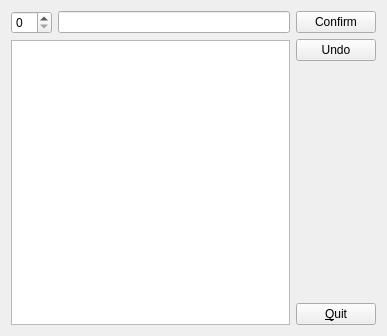
<?xml version="1.0" encoding="UTF-8"?>
<ui version="4.0">
 <class>MyForm</class>
 <widget class="QWidget" name="MyForm">
  <property name="geometry">
   <rect>
    <x>0</x>
    <y>0</y>
    <width>387</width>
    <height>336</height>
   </rect>
  </property>
  <property name="windowTitle">
   <string>Form</string>
  </property>
  <layout class="QHBoxLayout" name="horizontalLayout_2">
   <item>
    <layout class="QVBoxLayout" name="verticalLayout">
     <item>
      <layout class="QHBoxLayout" name="horizontalLayout">
       <item>
        <widget class="QSpinBox" name="spinBox"/>
       </item>
       <item>
        <widget class="QLineEdit" name="lineEdit"/>
       </item>
      </layout>
     </item>
     <item>
      <widget class="MyQTextEdit" name="textEdit"/>
     </item>
    </layout>
   </item>
   <item>
    <layout class="QVBoxLayout" name="verticalLayout_2">
     <item>
      <widget class="QPushButton" name="pushButton">
       <property name="text">
        <string>Confirm</string>
       </property>
      </widget>
     </item>
     <item>
      <widget class="QPushButton" name="pushButton_2">
       <property name="text">
        <string>Undo</string>
       </property>
      </widget>
     </item>
     <item>
      <spacer name="verticalSpacer">
       <property name="orientation">
        <enum>Qt::Vertical</enum>
       </property>
       <property name="sizeHint" stdset="0">
        <size>
         <width>20</width>
         <height>40</height>
        </size>
       </property>
      </spacer>
     </item>
     <item>
      <widget class="QPushButton" name="pushButton_3">
       <property name="text">
        <string>&amp;Quit</string>
       </property>
      </widget>
     </item>
    </layout>
   </item>
  </layout>
 </widget>
 <customwidgets>
  <customwidget>
   <class>MyQTextEdit</class>
   <extends>QTextEdit</extends>
   <header>MyQTextEdit.h</header>
   <slots>
    <slot>setQuantity(int)</slot>
    <slot>setName(QString)</slot>
    <slot>addItem()</slot>
   </slots>
  </customwidget>
 </customwidgets>
 <resources/>
 <connections>
  <connection>
   <sender>spinBox</sender>
   <signal>valueChanged(int)</signal>
   <receiver>textEdit</receiver>
   <slot>setQuantity(int)</slot>
   <hints>
    <hint type="sourcelabel">
     <x>36</x>
     <y>16</y>
    </hint>
    <hint type="destinationlabel">
     <x>31</x>
     <y>112</y>
    </hint>
   </hints>
  </connection>
  <connection>
   <sender>lineEdit</sender>
   <signal>textChanged(QString)</signal>
   <receiver>textEdit</receiver>
   <slot>setName(QString)</slot>
   <hints>
    <hint type="sourcelabel">
     <x>159</x>
     <y>18</y>
    </hint>
    <hint type="destinationlabel">
     <x>162</x>
     <y>80</y>
    </hint>
   </hints>
  </connection>
  <connection>
   <sender>pushButton_3</sender>
   <signal>clicked()</signal>
   <receiver>MyForm</receiver>
   <slot>close()</slot>
   <hints>
    <hint type="sourcelabel">
     <x>362</x>
     <y>315</y>
    </hint>
    <hint type="destinationlabel">
     <x>383</x>
     <y>289</y>
    </hint>
   </hints>
  </connection>
  <connection>
   <sender>pushButton</sender>
   <signal>clicked()</signal>
   <receiver>textEdit</receiver>
   <slot>addItem()</slot>
   <hints>
    <hint type="sourcelabel">
     <x>330</x>
     <y>13</y>
    </hint>
    <hint type="destinationlabel">
     <x>265</x>
     <y>115</y>
    </hint>
   </hints>
  </connection>
  <connection>
   <sender>pushButton_2</sender>
   <signal>clicked()</signal>
   <receiver>textEdit</receiver>
   <slot>undo()</slot>
   <hints>
    <hint type="sourcelabel">
     <x>355</x>
     <y>49</y>
    </hint>
    <hint type="destinationlabel">
     <x>280</x>
     <y>188</y>
    </hint>
   </hints>
  </connection>
 </connections>
</ui>
